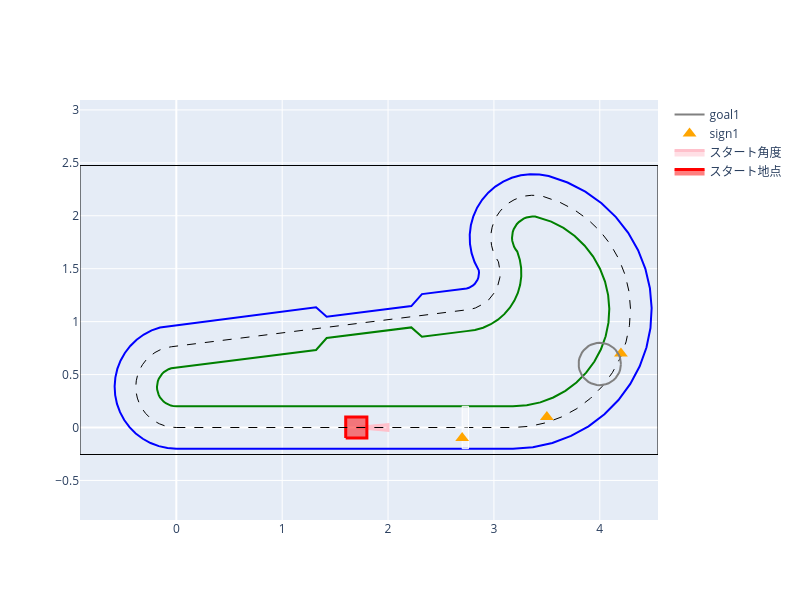

The notebook cell saved with this chart:
### Markdown cell above
# ミッション1

下記の命令を組み合わせてプログラムを書き、ロボットを見えている標識(標識名はsign1)のある場所に向かって進むようにしよう。（標識が見えなくなったら停止しよう）

## 取り組み方
1. 使える命令を理解する
2. 下のセルを実行して、ロボットの限界速度や、ロボットが存在する初期位置やチェックポイント（goal）を把握する
3. ２つ下のセル内にプログラムを書き実行して結果を見る

|使える命令|意味|指定できる値|使い方|
|--|--|--|--|
|move|一定速度で前に進む|v=速度[m/秒]|move(v=0.2)|
|rotate|一定速度で回転する|w=回転速度[度/秒]|rotate(w=90)|
|serach|標識を見つける（複数見つかった場合は、最も近いもの）||pos = Search()|
|serach|特定の標識を見つける（複数見つかった場合は、最も近いもの）|name = "標識名"|pos = Search(name="sign1")|

- pos = search() が返す値には下記が含まれる
  - pos.x: 見つけた標識の前方位置[m]　※前方が正
  - pox.y: 見つけた標識の左右位置[m]　※左側が正、右側は負
  - pos.r: 見つけた標識への距離[m]
  - pos.theta: 見つけた標識の角度[度]　※左側が正、右側は負
  - pos.name: 見つけた標識の標識名

## 注意点
- スタート時の位置はランダムに最大10cmほどずれる
- スタート時の向きはランダムに最大5度ほどずれる

### Code cell
class Mission1Base(MissionBase):
    def __init__(self):
        super().__init__(type_b_circuit, t_max=20)
        self.goals = [
            GoalCircle((4.0, 0.6), 0.2, should_stop=True),
        ]
        self.initial_xy = (1.7, 0.0)
        self.random_d_xy = (0.1, 0.1)
        self.random_d_yaw_deg = 5
        self.set_signs(
            [
                Sign(x=2.7, y=-0.1, name="sign1"),
                Sign(x=3.5, y=0.1, name="sign1"),
                Sign(x=4.2, y=0.7, name="sign1"),
            ]
        )


print("最大速度", prop.max_velocity, "m/秒")
print("最大回転速度", prop.max_rotate_deg, "度/秒")
MissionDrawer(Mission1Base()).show()
